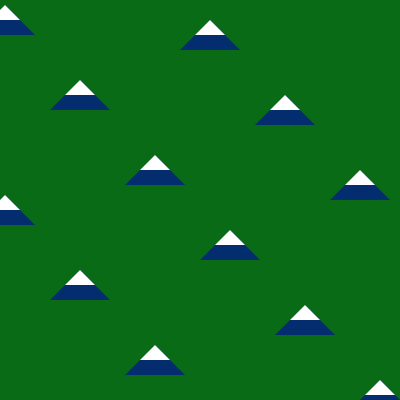
Frame 1 (no input)
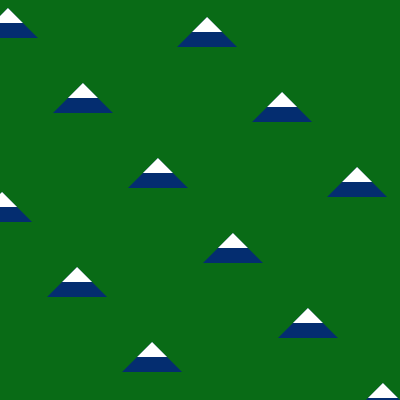
Frame 60 (no input)
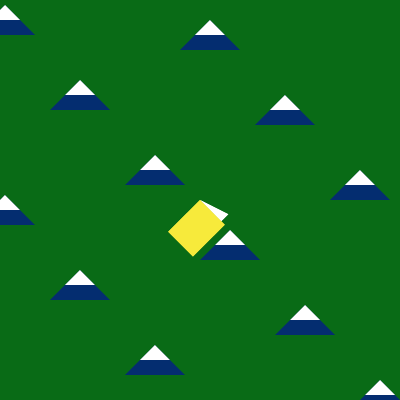
Frame 120 (the mouse pressed at the canvas centre since frame 60)

The p5.js sketch that drew these frames (run headless with seeded random() and noise() and a simulated clock; from frame 60 on, the mouse is pressed at the canvas centre):

// p5.js sketch
// ── sketch.js
////////////////////
// initialize
///////////////////

//empty mountain array
let mountains1 = [];
let mountains2 = [];
let mountains3 = [];
let books = [];
let glasses = [];

// global variables
let pad = 75;
let state = glasses;
let offset = .05;
let mountainLength = 200;


//////////////////
// setup
//////////////////

function setup() {
  createCanvas(400, 400);
  
	//set up mountain array - making 10
	for (let i = 0; i < mountainLength; i++){
		//change y values
    for(let j = 0; j < mountainLength; j++){
    let x = -100 +  i*pad;
    let y = -40 + i*pad;
    mountains1[i] = new Mountain(x,y);
    }
	}
  for (let i = 0; i < mountainLength; i++){
		//change y values
    for(let j = 0; j < mountainLength; j++){
    let x = -100 + i*pad;
    let y = 150 + i*pad;
    mountains2[i] = new Mountain(x,y);
    }
	}
   for (let i = 0; i < mountainLength; i++){
		//change y values
    for(let j = 0; j < mountainLength; j++){
    let x = 30 + i*pad;
    let y = -100 + i*pad;
    mountains3[i] = new Mountain(x,y);
    }
	}
}




//////////////////////
// draw
//////////////////////

function draw() {
  background(9, 107, 22);
  
  //drawing all mountains mountains in array in line
 for (let i = 0; i < mountains1.length; i++){
   mountains1[i].show(); 
   mountains1[i].move(offset);

 }
  for (let i = 0; i < mountains2.length; i++){
   mountains2[i].show(); 
   mountains2[i].move(-offset);
 }
    for (let i = 0; i < mountains3.length; i++){
   mountains3[i].show(); 
   mountains3[i].move(-offset);
 }

  
  //show glasses array on drag
  for (i = 0; i < glasses.length; i++){
    glasses[i].show();
  }
  
  
  //show book array on click
  for (i = 0; i < books.length; i++){
    books[i].show();
  }
  

  
}


/////////////////////
// classes
/////////////////////

//create class mountain
class Mountain {
  //constructor
 
  constructor(x, y){
    this.x = x;
    this.y = y;
  
  }
  
  move(offset){
  	
    this.offset = offset;
  
    this.x = this.x + this.offset;
    this.y = this.y + this.offset;
    
    
    
//     if (this.x > width || this.y >height ){
//       //this.speedx = this.speedx * -1;
//       this.x = 0;
//       this.y = 0;
  
//     }
    	
//   	// if (this.y > height || this.y < 0){
//   	// //this.speedy = this.speedy *-1;
//   	// 	this.y = this.ypad;
//   	// }
    
//     this.x = this.x + this.speedx;
//     this.y = this.y + this.speedy;
  }


  show(){
    noStroke();
  	//mountain
    fill(4, 45, 112);
  	triangle(this.x, this.y, this.x+30, this.y-30, this.x+60, this.y);
    //snow
    fill(255);
    triangle(this.x+15, this.y-15, this.x+30, this.y-30, this.x+45, this.y-15);
  }
}


//glasses class

class Glasses {
  
  constructor(x, y){
    this.x = x;
    this.y = y;
  }
  
  show() {
  
    //top bar
    fill(239, 124, 207);
    arc(this.x+15, this.y, 25, 50, PI/8, PI);
    arc(this.x+40, this.y, 25, 50, PI/8, PI);

    //white middle
    fill (255);
    arc(this.x+15, this.y, 20, 45, PI/8, PI);
    arc(this.x+40, this.y, 20, 45, PI/8, PI);

    //rim
    fill(239, 124, 207);
    rect(this.x, this.y, 55, 5);

  }
} 
  

//book class
class Book {
    
     constructor(x, y){
       this.x = x;
       this.y = y;
     }  
    
     show() {
       //book
      push();
      translate(this.x, this.y);
      rotate(PI/4);
      fill(255);
      triangle(0, 0, 30, 0, 30, -10);
      fill(247, 234, 59);
      rect(0, 0, 35, 45);
      pop();
     }
  
}
  
////////////////////
// interaction
///////////////////

//draw a new book where the user clicks
//each click adds the book to an array
function mousePressed(){
  
  if (state == glasses){
    let b = new Book(mouseX, mouseY);
    books[0] = b;
    books.push(b);
    state = books;
  }
  else {
    let g = new Glasses(mouseX, mouseY);
  	glasses[0] = g;
  	glasses.push(g);
    state = glasses;
  }
  
  offset = offset *-1;
  
    
}
  

   
    
    
    
    
    
